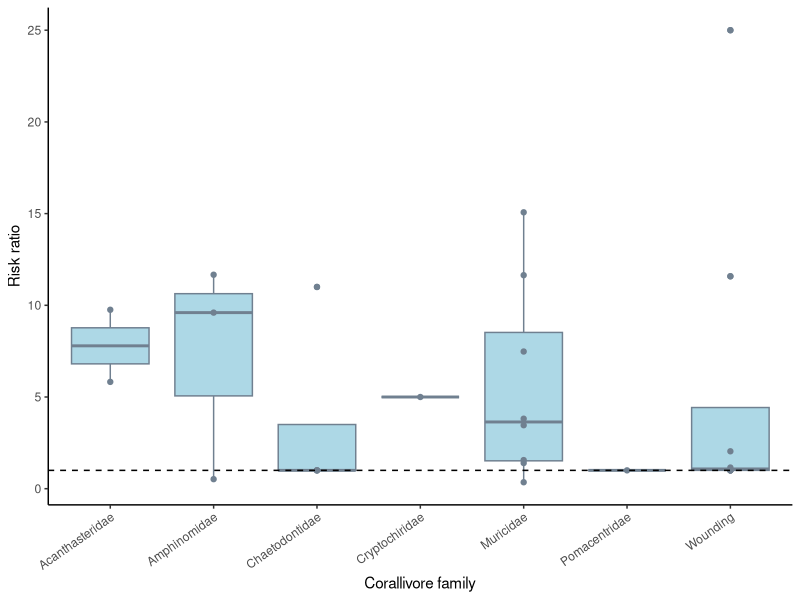

Reproduce this figure in R.
## ---- chunk 1
knitr::opts_chunk$set(echo = TRUE)

# load packages
require(tidyverse) # data manipulation and plotting
require(here) # relative paths
## ---- chunk 2
rr_data <- read_csv(here("data", "Taxa_effectsize.csv")) %>% 
  select(-starts_with("X")) # get rid of extra columns read_csv brings in
## ---- chunk 3
HAcorrection <- 0.5 # Haldane‐Anscombe correction (add 0.5 to all cells to avoid dividing by zero)

# calculate the risk ratios (RRs) 
RR <- rr_data %>% 
  # apply correction for zero data
  mutate(Treat_response = Treat_response + HAcorrection) %>% 
  mutate(Treat_n = Treat_n + HAcorrection) %>% 
  mutate(Control_response = Control_response + HAcorrection) %>% 
  mutate(Control_n = Control_n + HAcorrection) %>% 
  # calculate RR
  mutate(RR = (Treat_response/Treat_n) / (Control_response/Control_n))
## ---- chunk 4
# pdf(here("figures/Figure_3.pdf"), width = 6, height = 3.5)

RR %>% 
  ggplot(aes(x = Corallivore_family, y = RR)) +
  geom_boxplot(fill = "lightblue", color = "slategray") +
  geom_point(color = "slategray") +
  geom_hline(yintercept = 1, linetype = "dashed") +
  theme_classic() +
  ylab("Risk ratio") +
  xlab("Corallivore family") +
  theme(axis.text.x = element_text(angle = 35, hjust=1)) 

# dev.off()

## ---- chunk 5
RR %>% 
  group_by(Corallivore_family) %>% 
  summarize(Mean_RR = mean(RR),
            Count = n()) %>% 
  arrange(-Mean_RR)
